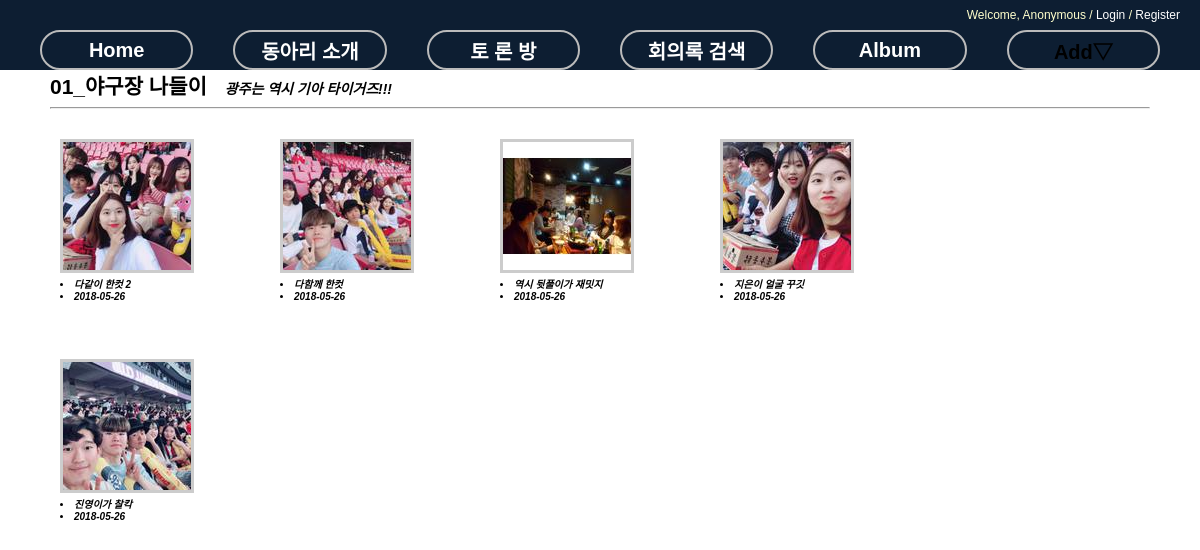
/photo/album/38/, run on the app's committed database.
### photo/models.py (models this page shows, shortened)
@python_2_unicode_compatible
class Album(models.Model):
    name = models.CharField(max_length=50)
    description = models.CharField('One Line Description', max_length=100, blank=True)
    owner = models.ForeignKey(User, null=True)
    class Meta:
        ordering = ['name']

@python_2_unicode_compatible
class Photo(models.Model):
    album = models.ForeignKey(Album)
    title = models.CharField(max_length=50)
    image = ThumbnailImageField(upload_to='photo/%Y/%m')
    description = models.TextField('Photo Description', blank=True)
    upload_date = models.DateTimeField('Upload Date', auto_now_add=True)
    owner = models.ForeignKey(User, null=True)
    class Meta:
        ordering = ['title']
    def get_absolute_url(self):
        return reverse('photo:photo_detail', args=(self.id,))

### photo/views.py (the view)
# urls.py: url(r'^album/(?P<pk>\d+)/$', AlbumDV.as_view(), name='album_detail'),
class AlbumDV(DetailView):
    model = Album

### photo/fields.py (called while the page is built)
def _add_thumb(s):
    parts = s.split(".")
    parts.insert(-1, "thumb")
    if parts[-1].lower() not in ['jpeg', 'jpg']:
        parts[-1] = 'jpg'
    return ".".join(parts)

    def _get_thumb_url(self):
        return _add_thumb(self.url)

### photo/templates/photo/album_detail.html (shortened to what this page needs)
{% extends "base.html" %}
{% load staticfiles %}
{% block extrastyle %}{% static "photo/photo.css" %}{% endblock %}
{% block content %}
<div id="content">
    <h2 style="display:inline">{{ object.name }}</h2>
    &emsp;<b><i>{{ object.description }}</i></b>
    <hr/>
    <div class="album-detail">
        {% for photo in object.photo_set.all %}
        <div class="album-detail-photo">
            <a href="{{ photo.get_absolute_url }}">
            <img class="thumbnail" src="{{ photo.image.thumb_url }}" />
            </a>
            <li>{{ photo.title }}</li>
            <li>{{ photo.upload_date|date:"Y-m-d" }}</li>
        </div>
        {% endfor %}
    </div>
</div>
{% endblock %}

### static/css/base.css (style rules this page uses)
body { font-family: "Lucida Grande", Verdana, Arial, sans-serif; font-size: 14px; }
div#content { position: absolute; top: 70px; left: 50px; right: 50px; }
a:link, a:visited { color: #369; text-decoration: none; }

### photo/static/photo/photo.css (style rules this page uses)
div.album-detail { margin: 30px 10px; }
div.album-detail-photo { float: left; width: 220px; height: 220px; }
div.album-detail-photo > li { font-size: 10px; font-weight: bold; font-style: italic; }
img.thumbnail { border:3px solid #ccc; }

### data on the page
Album: name "01_야구장 나들이", description "광주는 역시 기아 타이거즈!!!"
Photo: shows a picture, title "다같이 한컷 2", upload_date "2018-05-26"
Photo: shows a picture, title "다함께 한컷", upload_date "2018-05-26"
Photo: shows a picture, title "역시 뒷풀이가 재밋지", upload_date "2018-05-26"
Photo: shows a picture, title "지은이 얼굴 꾸깃", upload_date "2018-05-26"
Photo: shows a picture, title "진영이가 찰칵", upload_date "2018-05-26"
